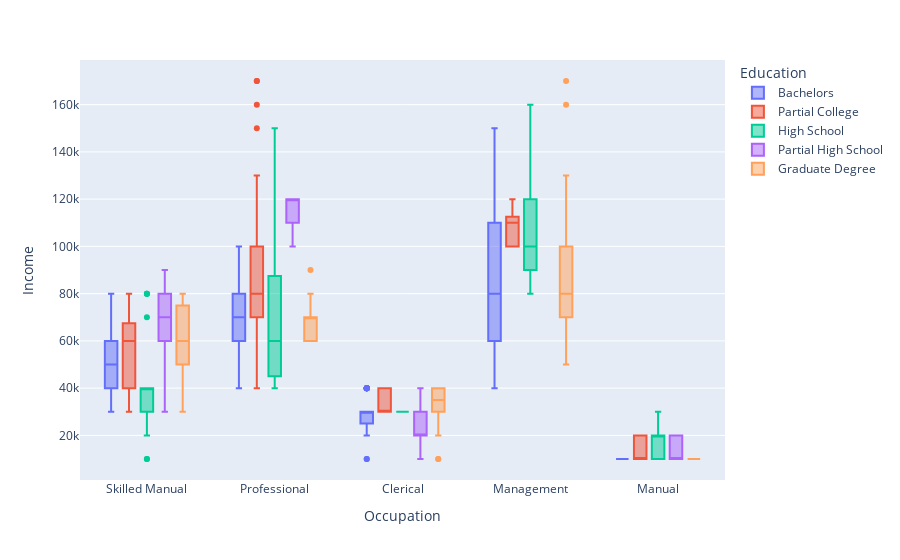

This figure's notebook cell:
### Code cell
#Dependiendo de la educación y la ocupación se infiere la ganancia de los na's de la columna income
fig = px.box(df, y = 'Income', x = "Occupation", color = "Education")
fig.show()

### Figure 1 — Plotly figure (JSON) as saved in the notebook; plotly's stock layout.template omitted (floating-point values rounded to 4 significant figures; data arrays with more than 128 entries replaced by an {"elided": "..."} marker saying what was removed)
{"data": [{"alignmentgroup": "True", "hovertemplate": "Education=Bachelors<br>Occupation=%{x}<br>Income=%{y}<extra></extra>", "legendgroup": "Bachelors", "marker": {"color": "#636efa"}, "name": "Bachelors", "notched": false, "offsetgroup": "Bachelors", "orientation": "v", "showlegend": true, "type": "box", "x": {"elided": "306 str values"}, "x0": " ", "xaxis": "x", "y": {"elided": "306 int values"}, "y0": " ", "yaxis": "y"}, {"alignmentgroup": "True", "hovertemplate": "Education=Partial College<br>Occupation=%{x}<br>Income=%{y}<extra></extra>", "legendgroup": "Partial College", "marker": {"color": "#EF553B"}, "name": "Partial College", "notched": false, "offsetgroup": "Partial College", "orientation": "v", "showlegend": true, "type": "box", "x": {"elided": "265 str values"}, "x0": " ", "xaxis": "x", "y": {"elided": "265 int values"}, "y0": " ", "yaxis": "y"}, {"alignmentgroup": "True", "hovertemplate": "Education=High School<br>Occupation=%{x}<br>Income=%{y}<extra></extra>", "legendgroup": "High School", "marker": {"color": "#00cc96"}, "name": "High School", "notched": false, "offsetgroup": "High School", "orientation": "v", "showlegend": true, "type": "box", "x": {"elided": "179 str values"}, "x0": " ", "xaxis": "x", "y": {"elided": "179 int values"}, "y0": " ", "yaxis": "y"}, {"alignmentgroup": "True", "hovertemplate": "Education=Partial High School<br>Occupation=%{x}<br>Income=%{y}<extra></extra>", "legendgroup": "Partial High School", "marker": {"color": "#ab63fa"}, "name": "Partial High School", "notched": false, "offsetgroup": "Partial High School", "orientation": "v", "showlegend": true, "type": "box", "x": ["Clerical", "Clerical", "Manual", "Manual", "Manual", "Manual", "Professional", "Manual", "Manual", "Manual", "Clerical", "Manual", "Manual", "Manual", "Manual", "Manual", "Clerical", "Manual", "Manual", "Manual", "Professional", "Clerical", "Manual", "Manual", "Manual", "Clerical", "Clerical", "Manual", "Skilled Manual", "Manual", "Manual", "Manual", "Manual", "Manual", "Manual", "Professional", "Manual", "Manual", "Clerical", "Manual", "Professional", "Manual", "Skilled Manual", "Manual", "Manual", "Skilled Manual", "Clerical", "Clerical", "Skilled Manual", "Skilled Manual", "Skilled Manual", "Skilled Manual", "Clerical", "Clerical", "Clerical", "Clerical", "Clerical", "Skilled Manual", "Skilled Manual", "Clerical", "Skilled Manual", "Clerical", "Skilled Manual", "Clerical", "Skilled Manual", "Skilled Manual", "Clerical", "Clerical", "Skilled Manual", "Clerical", "Clerical", "Clerical", "Skilled Manual", "Skilled Manual", "Clerical", "Skilled Manual"], "x0": " ", "xaxis": "x", "y": [20000, 20000, 20000, 10000, 10000, 10000, 120000, 10000, 20000, 10000, 20000, 20000, 10000, 10000, 10000, 20000, 20000, 20000, 10000, 10000, 100000, 20000, 10000, 10000, 10000, 10000, 40000, 10000, 90000, 10000, 20000, 20000, 10000, 10000, 10000, 120000, 20000, 10000, 10000, 10000, 120000, 20000, 90000, 10000, 20000, 70000, 30000, 20000, 70000, 40000, 60000, 60000, 30000, 20000, 20000, 30000, 20000, 80000, 70000, 20000, 70000, 20000, 80000, 40000, 70000, 80000, 20000, 40000, 30000, 30000, 20000, 30000, 80000, 70000, 30000, 60000], "y0": " ", "yaxis": "y"}, {"alignmentgroup": "True", "hovertemplate": "Education=Graduate Degree<br>Occupation=%{x}<br>Income=%{y}<extra></extra>", "legendgroup": "Graduate Degree", "marker": {"color": "#FFA15A"}, "name": "Graduate Degree", "notched": false, "offsetgroup": "Graduate Degree", "orientation": "v", "showlegend": true, "type": "box", "x": {"elided": "174 str values"}, "x0": " ", "xaxis": "x", "y": {"elided": "174 int values"}, "y0": " ", "yaxis": "y"}], "layout": {"boxmode": "group", "legend": {"title": {"text": "Education"}, "tracegroupgap": 0}, "margin": {"t": 60}, "xaxis": {"anchor": "y", "domain": [0, 1], "title": {"text": "Occupation"}}, "yaxis": {"anchor": "x", "domain": [0, 1], "title": {"text": "Income"}}}}
